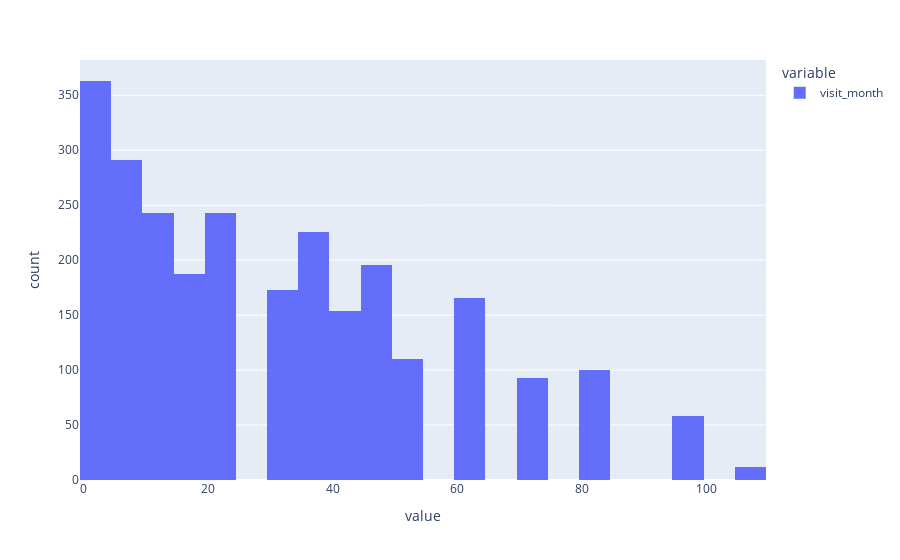

Notebook code cell kept with this figure:
### Code cell
px.histogram(clinical_df.visit_month)

### Figure 1 — Plotly figure (JSON) as saved in the notebook; plotly's stock layout.template omitted (floating-point values rounded to 4 significant figures; data arrays with more than 128 entries replaced by an {"elided": "..."} marker saying what was removed)
{"data": [{"alignmentgroup": "True", "bingroup": "x", "hovertemplate": "variable=visit_month<br>value=%{x}<br>count=%{y}<extra></extra>", "legendgroup": "visit_month", "marker": {"color": "#636efa", "pattern": {"shape": ""}}, "name": "visit_month", "offsetgroup": "visit_month", "orientation": "v", "showlegend": true, "type": "histogram", "x": {"elided": "2615 int values"}, "xaxis": "x", "yaxis": "y"}], "layout": {"barmode": "relative", "legend": {"title": {"text": "variable"}, "tracegroupgap": 0}, "margin": {"t": 60}, "xaxis": {"anchor": "y", "domain": [0, 1], "title": {"text": "value"}}, "yaxis": {"anchor": "x", "domain": [0, 1], "title": {"text": "count"}}}}
